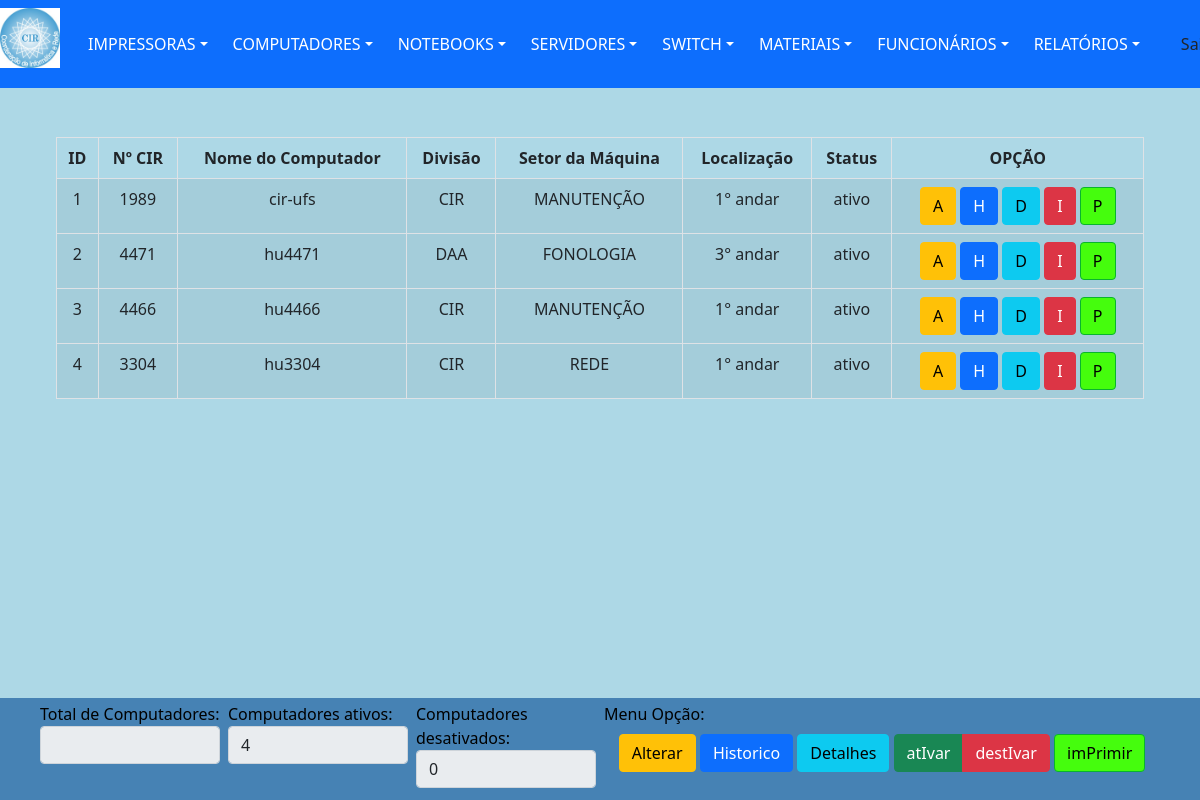
Page /views/compListarAtivoInativo.php?action=1 (signed in) on the earlier database version.
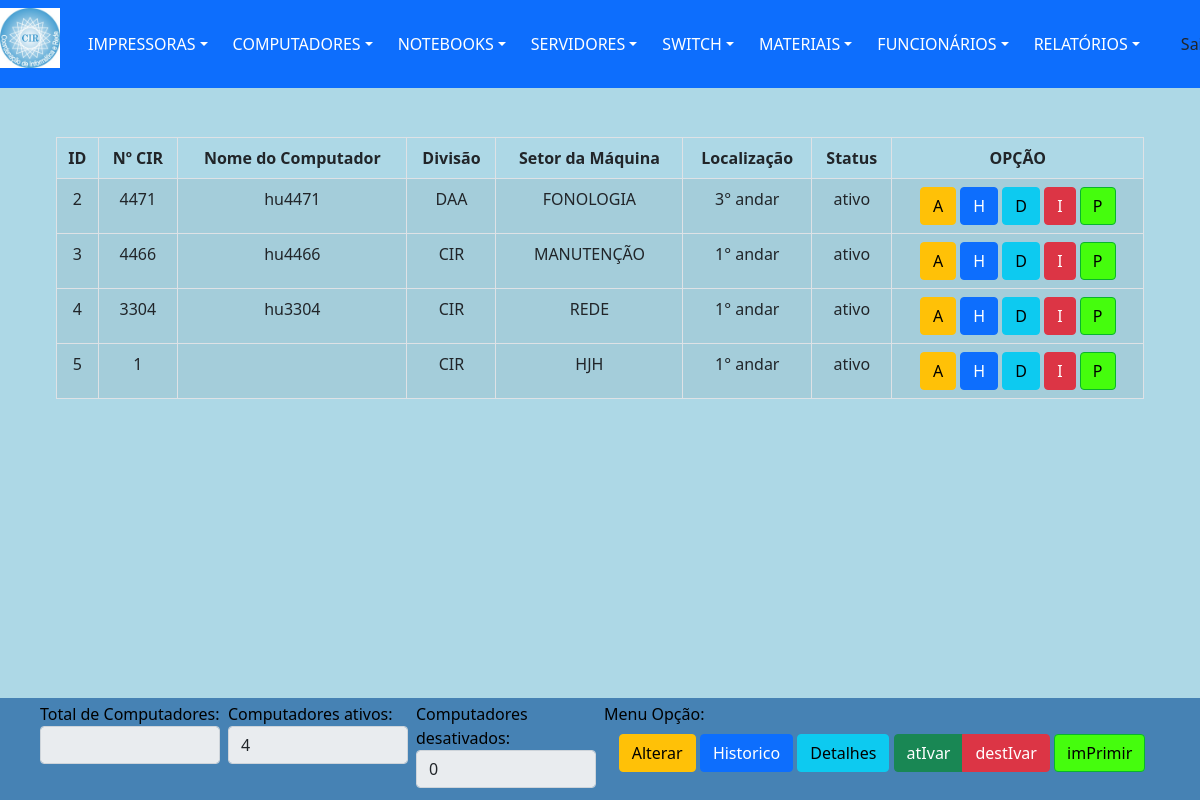
Same page on the later database version.
### tables this page shows
CREATE TABLE `computador` (
  `idComputador` int(11) NOT NULL,
  `numCir` int(6) DEFAULT NULL,
  `numPatrimonio` int(11) DEFAULT NULL,
  `numPatReitoria` int(11) DEFAULT NULL,
  `nomeComputador` varchar(20) DEFAULT NULL,
  `dataCadastro` date DEFAULT NULL,
  `respCadastro` varchar(30) DEFAULT NULL,
  `dataAltCadastro` date DEFAULT NULL,
  `respAltCadastro` varchar(30) DEFAULT NULL,
  `sistemaOpera` varchar(21) DEFAULT NULL,
  `modelMaquina` varchar(50) DEFAULT NULL,
  `memoria` varchar(10) DEFAULT NULL,
  `numIp` varchar(15) DEFAULT NULL,
  `numMac` varchar(17) DEFAULT NULL,
  `tipoHD` varchar(255) DEFAULT NULL,
  `nomeUsuario` varchar(50) DEFAULT NULL,
  `statusComp` varchar(7) DEFAULT NULL,
  `obs` varchar(255) DEFAULT NULL,
  `idFuncionario` int(11) DEFAULT NULL,
  `idSetor` int(11) DEFAULT NULL,
  `idTipoProcessador` int(11) DEFAULT NULL
);

CREATE TABLE `setor` (
  `idSetor` int(11) NOT NULL,
  `idDivisao` int(11) DEFAULT NULL,
  `localizacao` varchar(10) DEFAULT NULL,
  `ramal` varchar(4) DEFAULT NULL,
  `respSetor` varchar(30) DEFAULT NULL,
  `nomeLocal` varchar(150) DEFAULT NULL
);

CREATE TABLE `divisao` (
  `idDivisao` int(11) NOT NULL,
  `divisao` varchar(10) DEFAULT NULL
);

### dao/DAO-controleCir.php (called while the page is built, shortened)
<?php
	class ControleCirDAO
		{
            public function ListarOpcao($nomeTabela, $tipoOpcao, $valorOpcao)
                {
                    $conn = Database::connect();
                    $conn->exec('SET CHARACTER SET utf8');
                    $sql = "SELECT * FROM $nomeTabela WHERE $tipoOpcao LIKE '$valorOpcao' ";
                    try
                        {
                            $listar = $conn->query($sql);
                            $buscar = $listar->fetchAll(PDO::FETCH_OBJ);
                            $numRows = $listar->rowCount();
                        }
                    catch (PDOException $exc)
                        {
                            $buscar = $exc->getTraceAsString();
                        }
                    return $buscar;
                }
            public function Buscalocal($idSetor)
                {
                    $conn = Database::connect();
                    $conn->exec('SET CHARACTER SET utf8');
                    $sql = "SELECT * FROM setor s, divisao d
                    WHERE s.idSetor = '$idSetor'
                    AND s.idDivisao = d.idDivisao";
                     try
                        {
                            $listar = $conn->query($sql);
                            $buscar = $listar->fetchAll(PDO::FETCH_OBJ);
                        }
                    catch (PDOException $exc)
                        {
                            $buscar = $exc->getTraceAsString();
                        }
                    return $buscar;
                }
        }
?>

### views/compListarAtivoInativo.php (the view, shortened to what this page needs)
<?php
	include "../template/menuPrincipal.php";
	$inativo = 0;
	$ativo = 0;
    $atiDes=  $_GET['action'];
    if($atiDes == 1)
        {
            $valorOpcao	= "ativo";
        }
    else
        {
            $valorOpcao	= "inativo";
        }
?>
			<nav class="fixed  navbar navbar-dark">
				<div class="line col-md-12 p-5 position-absolute top-50 bottom-150 end-150">
                    <div class="col-md-12 py-5 px-2">
						<table class="table table-striped table-bordered table-condensed">
							<thead>
								<tr>
									<th>ID</th>
                                    <th>Nº CIR</th>
									<th>Nome do Computador</th>
									<th>Divisão</th>
									<th>Setor da Máquina</th>
									<th>Localização</th>
									<th>Status</th>
									<th>OPÇÃO</th>
								</tr>
							</thead>
							<tbody>
								<?php
									$nomeTabela = "computador";
                                    $tipoOpcao = "statusComp";
									require_once '../dao/DAO-controleCir.php';
									$compAltDAO = new ControleCirDAO();
									foreach($compAltDAO-> ListarOpcao($nomeTabela,  $tipoOpcao, $valorOpcao)  as $comp)
									{ ?>
											<tr>
												<td>
													<?php
														echo $idComputador = $comp->idComputador;
													?>
												</td>
												<td>
													<?php
														echo $numCir = $comp->numCir;
													?>
												</td>
												<td><?php echo $comp->nomeComputador ?></td>
												<td>
													<?php   $idSetor = $comp->idSetor;
															$setorDAO = new ControleCirDAO();
															foreach($setorDAO->Buscalocal($idSetor) as $Setor)
																{
																	$divisao1= $Setor->divisao;
																	$nomeLocal1 = $Setor->nomeLocal;
																	$localizacao1 = $Setor->localizacao;
																	echo $divisao1;
																}
													?>
												</td>
												<td><?php echo $nomeLocal1?></td>
												<td><?php echo $localizacao1?></td>
												<td><?php echo $statusComp = $comp->statusComp?></td>
												<td class='operations'>
                                                    <div class="btn-group pull-left" >
                                                        <a href="./computadorAlterar.php?action=1&id=<?php echo $comp->idComputador;?> " class="btn btn-small btn-warning table-edit">A<i class="icon-edit"></i></a>
                                                    </div>
                                                    <div class="btn-group pull-left">
                                                    	<a href="./historicoComp.php?action=1&id=<?php echo $comp->idComputador; ?>" class="btn btn-primary">H<i class="icon-remove"></i></a>
                                                    </div>
                                                    <div class="btn-group pull-left">
                                                        <a href="./computadorDetalhes.php?action=1&id=<?php echo $comp->idComputador; ?>" class="btn btn-info">D<i class="icon-remove"></i></a>
                                                    </div>
                                                    <div class="btn-group pull-left">
														<?php
                                                            if($statusComp != "ativo")
                                                                {
                                                                    $html = "<a href='../controllers/ativarDesativarComp.php?action=5&id=$idComputador' class='btn btn-small btn-success'>I<i class='icon-remove'></i></a>";
                                                                    $inativo++;
																	echo $html;
                                                                }
															else
                                                                {
                                                                    $html = "<a href='../controllers/ativarDesativarComp.php?action=6&id=$idComputador' class='btn btn-small btn-danger'>I<i class='icon-remove'></i></a>";
                                                                    $ativo++;
																	echo $html;
                                                                }
                                                        ?>
                                                    </div>
													<div class="btn-group pull-left">
                                                        <a href="../gerarPdf/ComputadorImprimirDados.php?action=1&id=<?php echo $comp->idComputador; ?>" class="btn btn-small btn-ufs">P<i class="icon-remove"></i></a>
                                                    </div>
                                                </td>
											<tr>
										<?php
									}
                                ?>
							</tbody>
						</table>
					</div>
				</div>
			</nav>
		<div class="fixed-bottom p-1 px-md-5 col-md-12 bg-ufs text-black1">
			<div class="row">
				<div class="col px-md-1 col-md-2">
					<label for="inputSuccess" class="control-label">Total de Computadores:</label>
					<input type="text" class="form-control" value="<?php echo $_SESSION['numUser'];?>" readonly >
				</div>
				<div class="col px-md-1 col-md-2">
					<label for="inputSuccess" class="control-label">Computadores ativos:</label>
					<input type="text" class="form-control" value="<?php echo $ativo;?>" readonly>
				</div>
				<div class="col px-md-1 col-md-2">
					<label for="inputSuccess" class="control-label">Computadores desativados:</label>
					<input type="text" class="form-control" value="<?php echo $inativo;?>" readonly>
				</div>
				<div class="col px-md-1 col-md-6">
					<label for="inputSuccess" class="control-label">Menu Opção:</label>
					<table class="table table-borderless">
						<thead>
							<tr>
								<th>
									<div class="btn-group pull-left" >
										<a class="btn btn-small btn-warning table-edit">Alterar<i class="icon-edit"></i></a>
									</div>
									<div class="btn-group pull-left">
										<a class="btn btn-primary">Historico<i class="icon-remove"></i></a>
									</div>
									<div class="btn-group pull-left">
										<a class="btn btn-info">Detalhes<i class="icon-remove"></i></a>
									</div>
									<div class="btn-group pull-left">
										<a class="btn btn-small btn-success">atIvar<i class="icon-remove"></i></a>
										<a class="btn btn-small btn-danger">destIvar<i class="icon-remove"></i></a>
									</div>
									<div class="btn-group pull-left">
										<a class="btn btn-small btn-ufs">imPrimir<i class="icon-remove"></i></a>
									</div>
								</th>
							</tr>
						</thead>
					</table>
				</div>
			</div>
		</div>
	</body>
</html>

### template/menuPrincipal.php (shortened to what this page needs)
<!DOCTYPE html>
<html lang="pt-br">
	<head>
		<link href="../css/bootstrap.css" rel="stylesheet">
	</head>
    <body>
        <nav class="fixed-top navbar navbar-dark bg-primary">
            <div class="btn-group">
                <img src="../img/cir.jpg" width=60 height=60>
                <div class="btn-group">
                    <button type="button" class="btn btn-primary dropdown-toggle" data-bs-toggle="dropdown">IMPRESSORAS</button>
                </div>
                <div class="btn-group">
                    <button type="button" class="btn btn-primary dropdown-toggle" data-bs-toggle="dropdown">COMPUTADORES</button>
                </div>
                <div class="btn-group">
                    <button type="button" class="btn btn-primary dropdown-toggle" data-bs-toggle="dropdown">NOTEBOOKS</button>
                </div>
                <div class="btn-group">
                    <button type="button" class="btn btn-primary dropdown-toggle" data-bs-toggle="dropdown">SERVIDORES</button>
                </div>
                 <div class="btn-group">
                    <button type="button" class="btn btn-primary dropdown-toggle" data-bs-toggle="dropdown">SWITCH</button>
                </div>
                <div class="btn-group">
                    <button type="button" class="btn btn-primary dropdown-toggle" data-bs-toggle="dropdown">MATERIAIS</button>
                </div>
                <div class="btn-group">
                    <button type="button" class="btn btn-primary dropdown-toggle" data-bs-toggle="dropdown">FUNCIONÁRIOS</button>
                </div>
                <div class="btn-group">
                    <button type="button" class="btn btn-primary dropdown-toggle" data-bs-toggle="dropdown">RELATÓRIOS</button>
                </div>
                <div class="btn-group">
                    <form class="d-flex" role="search" action="../controllers/usuarioLogout.php" method="POST">
                        <button class="btn btn-outline-ufs" type="submit">Sair</button>
                    </form>
                </div>
            </div>
        </nav>

### template/menuPrincipal.php (style rules this page uses)
body { background-color: #ADD8E6; }
table, th, td { padding: 5px; text-align:center; }

Differences in the rows shown:
no longer on this page (row edited): computador: idComputador "1", numCir "1989", nomeComputador "cir-ufs", idSetor.nomeLocal "MANUTENÇÃO", idSetor.localizacao "1° andar", statusComp "ativo", setor (idDivisao.divisao "CIR")
added computador: idComputador "5", numCir "1", idSetor.nomeLocal "HJH", idSetor.localizacao "1° andar", statusComp "ativo"
added setor: idDivisao.divisao "CIR", shown under "5"
